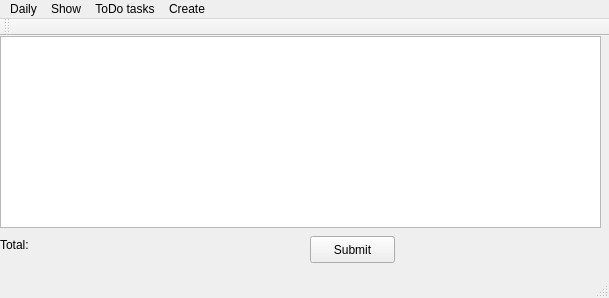
<?xml version="1.0" encoding="UTF-8"?>
<ui version="4.0">
 <class>MainWindow</class>
 <widget class="QMainWindow" name="MainWindow">
  <property name="geometry">
   <rect>
    <x>0</x>
    <y>0</y>
    <width>609</width>
    <height>298</height>
   </rect>
  </property>
  <property name="windowTitle">
   <string>Main</string>
  </property>
  <widget class="QWidget" name="centralWidget">
   <widget class="QTableView" name="tableView">
    <property name="geometry">
     <rect>
      <x>0</x>
      <y>0</y>
      <width>601</width>
      <height>192</height>
     </rect>
    </property>
   </widget>
   <widget class="QLabel" name="label">
    <property name="geometry">
     <rect>
      <x>0</x>
      <y>200</y>
      <width>54</width>
      <height>17</height>
     </rect>
    </property>
    <property name="text">
     <string>Total:</string>
    </property>
   </widget>
   <widget class="QPushButton" name="pushButton">
    <property name="geometry">
     <rect>
      <x>310</x>
      <y>200</y>
      <width>85</width>
      <height>27</height>
     </rect>
    </property>
    <property name="text">
     <string>Submit</string>
    </property>
   </widget>
  </widget>
  <widget class="QMenuBar" name="menuBar">
   <property name="geometry">
    <rect>
     <x>0</x>
     <y>0</y>
     <width>609</width>
     <height>30</height>
    </rect>
   </property>
   <widget class="QMenu" name="menuDaily">
    <property name="title">
     <string>Daily</string>
    </property>
    <addaction name="actionChange_daily_tasks"/>
    <addaction name="actionAdd_notes"/>
   </widget>
   <widget class="QMenu" name="menuHistory">
    <property name="title">
     <string>Show</string>
    </property>
    <addaction name="actionShow_history"/>
    <addaction name="actionLevels"/>
    <addaction name="actionBudget"/>
    <addaction name="actionNotes_2"/>
   </widget>
   <widget class="QMenu" name="menuToDo_tasks">
    <property name="title">
     <string>ToDo tasks</string>
    </property>
    <addaction name="actionadd_a_task"/>
    <addaction name="actionMark_task_as_finished"/>
   </widget>
   <widget class="QMenu" name="menuCreate">
    <property name="title">
     <string>Create</string>
    </property>
    <addaction name="actionBackUp"/>
   </widget>
   <addaction name="menuDaily"/>
   <addaction name="menuHistory"/>
   <addaction name="menuToDo_tasks"/>
   <addaction name="menuCreate"/>
  </widget>
  <widget class="QToolBar" name="mainToolBar">
   <attribute name="toolBarArea">
    <enum>TopToolBarArea</enum>
   </attribute>
   <attribute name="toolBarBreak">
    <bool>false</bool>
   </attribute>
  </widget>
  <widget class="QStatusBar" name="statusBar"/>
  <action name="actionChange_daily_tasks">
   <property name="text">
    <string>Manage daily tasks</string>
   </property>
  </action>
  <action name="actionShow_history">
   <property name="text">
    <string>History</string>
   </property>
  </action>
  <action name="actionadd_a_task">
   <property name="text">
    <string>Add a task</string>
   </property>
  </action>
  <action name="actionMark_task_as_finished">
   <property name="text">
    <string>Mark a task as finished</string>
   </property>
  </action>
  <action name="actionLevels">
   <property name="text">
    <string>Levels</string>
   </property>
  </action>
  <action name="actionBudget">
   <property name="text">
    <string>Budget</string>
   </property>
  </action>
  <action name="actionBackUp">
   <property name="text">
    <string>Database BackUp</string>
   </property>
  </action>
  <action name="actionNotes">
   <property name="text">
    <string>Daily Notes</string>
   </property>
  </action>
  <action name="actionAdd_notes">
   <property name="text">
    <string>Add notes</string>
   </property>
  </action>
  <action name="actionNotes_2">
   <property name="text">
    <string>Notes</string>
   </property>
  </action>
 </widget>
 <layoutdefault spacing="6" margin="11"/>
 <resources/>
 <connections/>
</ui>
